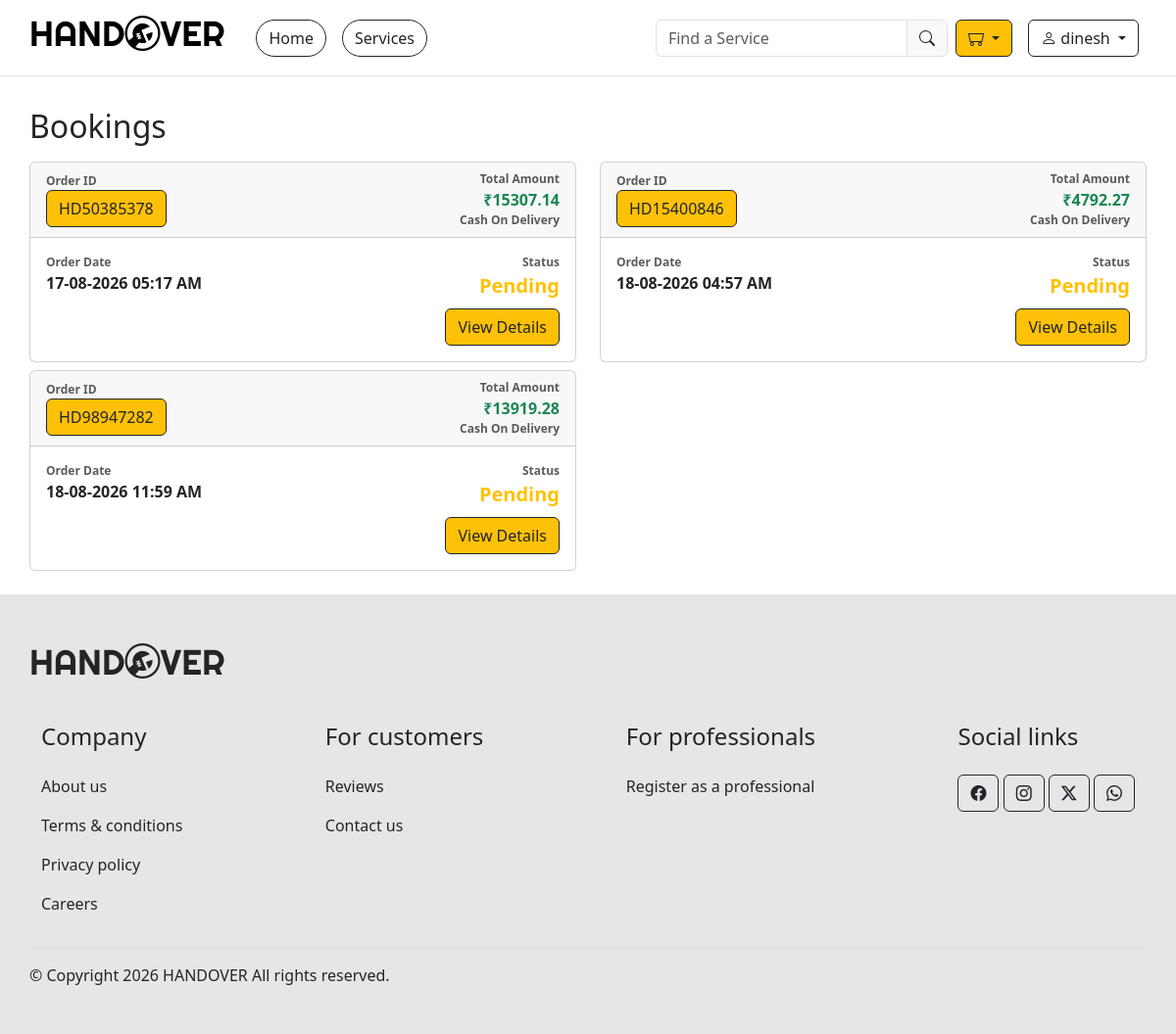
The app's page /user-bookings/ (signed in), older data.
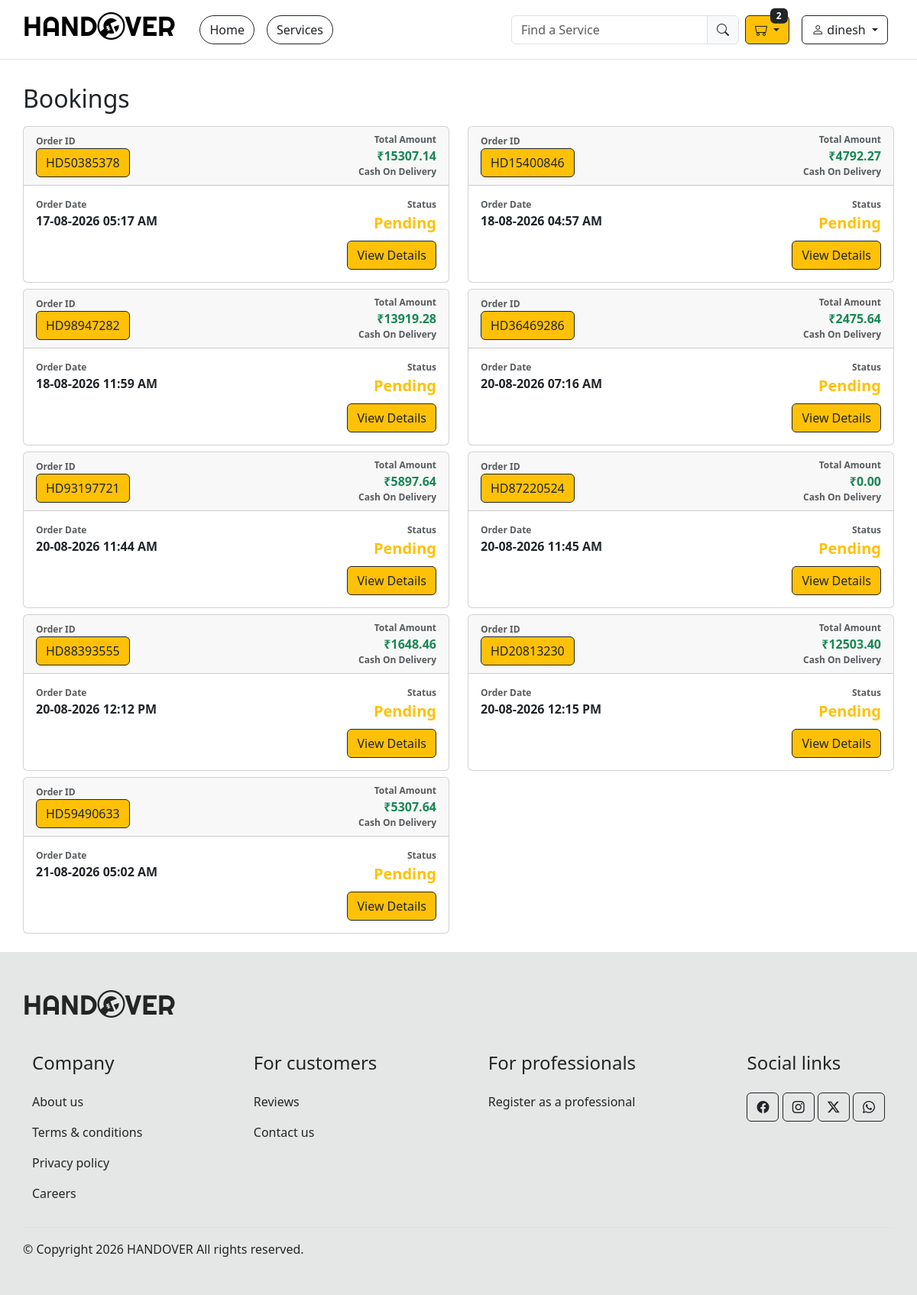
The same page, newer data.
### HANDOVER/models.py (models this page shows, shortened)
class Order(models.Model):
    user = models.ForeignKey(
            User,
            on_delete = models.CASCADE
        )
    fullname = models.CharField(max_length = 150)
    email = models.EmailField(max_length = 150)
    phone = models.CharField(max_length=10)
    street1 = models.CharField(max_length=150)
    street2 = models.CharField(max_length=150, blank=True)
    city = models.CharField(max_length=150)
    state = models.CharField(max_length=150)
    country = models.CharField(max_length=150, default='India')
    zipcode = models.CharField(max_length=10)
    actual_price = models.DecimalField(decimal_places=2, max_digits=10, null=False, default=0.00)
    subtotal = models.DecimalField(decimal_places=2, max_digits=10, null=False, default=0.00)
    gst = models.DecimalField(decimal_places=2, max_digits=10, null=False, default=0.00)
    total_price = models.DecimalField(decimal_places=2, max_digits=10, null=False)
    payment_modes = (
        ('Cash On Delivery', 'Cash On Delivery'),
        ('UPI', 'UPI'),
        ('Internet Banking', 'Internet Banking'),
        ('Debit Card', 'Debit Card'),
        ('Credit Card', 'Credit Card'),
    )
    payment_mode = models.CharField(max_length=150, choices=payment_modes, default = 'Cash On Delivery')
    payment_id = models.CharField(max_length=250, null =True)
    order_statuses = (
        ('Pending','Pending'),
        ('Confirmed','Confirmed'),
        ('Cancelled','Cancelled'),
        ('On Service','On Service'),
        ('Completed','Completed'),
    )
    status = models.CharField(max_length=150,choices=order_statuses, default='Pending')
    message = models.TextField(null=True)
    tracking_no = models.CharField(max_length=10, unique=True)
    created_at = models.DateTimeField(auto_now_add=True)
    updated_at = models.DateTimeField(auto_now=True)

### HANDOVER/views.py (the view)
# urls.py: path('user-bookings/', views.user_bookings, name='user_bookings'),
@login_required(login_url='user_login')
def user_bookings(request):
    orders = Order.objects.filter(user = request.user)
    context ={
        'orders': orders
    }
    return render(request, 'user-bookings.html', context)

### HANDOVER/context_processors.py (called while the page is built)
def cart_data(request):
    if request.user.is_authenticated:
        cart_items = Cart.objects.filter(user=request.user)
    else:
        cart_items = Cart.objects.none()
    return {
        "cart_count": cart_items.count(),
        "mini_cart": cart_items,
    }

### HANDOVER/models.py (called while the page is built)
    @property
    def is_under_hour(self):
        return int(self.duration.total_seconds()) <= 3600

    @property
    def duration_text(self):
        total_minutes = int(self.duration.total_seconds() // 60)
        hours = total_minutes // 60
        days = hours // 24
        minutes = total_minutes % 60
        if days:
            if days > 1:
                return f'{days} days'
            else:
                return f'{days} day'
        elif hours:
            if hours > 1:
                return f'{hours} hrs'
            else:
                return f'{hours} hr'
        elif minutes:
            if minutes > 1:
                return f'{minutes} mins'
            else:
                return f'{minutes} min'

### template/user-bookings.html
{% extends 'base/base.html' %}
{% load static %}
{% block main %}
<h2 class="my-3">Bookings</h2>
<div class="row">
    {% if orders %}
    {% for order in orders %}
    <div class="col-12 col-lg-6">
    <div class="card mb-2">
        <div class="card-header d-flex justify-content-between">
            <div class="d-flex flex-column justify-content-center">
                <span class="text-muted fw-bold" style="font-size: 12px;">Order ID</span>
                <a href="#" class="btn btn-warning btn-outline-dark">{{order.tracking_no}}</a>
            </div>
            <div class="d-flex flex-column align-items-end justify-content-center">
                <span class="text-muted fw-bold" style="font-size: 12px;">Total Amount</span>
                <span class="fw-bold fs-6 text-success">₹{{order.total_price}}</span>
                <span class="text-muted fw-bold" style="font-size: 12px;">{{order.payment_mode}}</span>
            </div>
        </div>
        <div class="card-body">
            <div class="card-text d-flex justify-content-between">
                <div class="d-flex flex-column">
                    <span class="text-muted fw-bold" style="font-size: 12px;">Order Date</span>
                    <span class="fw-bold">{{order.created_at|date:'d-m-Y h:i A'}}</span>
                </div>
                <div class="d-flex flex-column align-items-end">
                    <span class="text-muted fw-bold" style="font-size: 12px;">Status</span>
                    <span class="fw-bold fs-5 mb-2
                    {% if order.status == 'Pending' %}
                    text-warning
                    {% elif order.status == 'Confirmed' %}
                    text-success
                    {% elif order.status == 'Cancelled' %}
                    text-danger
                    {% elif order.status == 'On Service' %}
                    text-warning
                    {% elif order.status == 'Completed' %}
                    text-success
                    {% endif %}
                    ">{{order.status}}</span>
                    <a href="{% url 'booking_details' tracking_no=order.tracking_no  %}" class="btn btn-warning btn-outline-dark">View Details</a>
                </div>
            </div>
        </div>
    </div>
    </div>
    {% endfor %}
    {% else %}
    <h5>No Orders placed</h5>
    {% endif %}
</div>
{% endblock %}

### template/base/base.html (shortened to what this page needs)
{% load static %}
<!DOCTYPE html>
<html lang="en">
<head>
    <link rel="stylesheet" href="{% static 'css/style.css' %}">
    <link rel="stylesheet" href="https://cdn.jsdelivr.net/npm/bootstrap-icons@1.13.1/font/bootstrap-icons.min.css">
    <link href="https://cdn.jsdelivr.net/npm/bootstrap@5.3.8/dist/css/bootstrap.min.css" rel="stylesheet">
    <link rel="stylesheet" href="//cdn.jsdelivr.net/npm/alertifyjs@1.14.0/build/css/alertify.min.css"/>
    <link rel="stylesheet" href="//cdn.jsdelivr.net/npm/alertifyjs@1.14.0/build/css/themes/default.min.css"/>
</head>
<body>
    <header class="border-bottom">
        <nav class="navbar navbar-expand gap-2 container align-items-center justify-content-between">
            <h1><a href="{% url 'home' %}" class="navbar-brand d-none d-md-block">HAND<i class="bi bi-wrench-adjustable-circle"></i>VER</a></h1>
            <ul class="navbar-nav ">
                <li class="nav-item"><a href="{% url 'home' %}" class="nav-link"><button class="btn rounded-pill btn-outline-dark">Home</button></a></li>
                <li class="nav-item"><a href="{% url 'services' %}" class="nav-link"><button class="btn rounded-pill btn-outline-dark">Services</button></a></li>
            </ul>
            <ul class="navbar-nav ms-auto align-items-center">
                <div class="input-group">
                    <input type="text" name="search" id="search" class="form-control " placeholder="Find a Service">
                    <span class="input-group-text"><i class="bi bi-search"></i></span>
                </div>
                <li class="nav-item dropdown text-nowrap justify-content-center">
                    <a href="#" class="nav-link " data-bs-toggle="dropdown">
                        <button class="btn rounded btn-warning btn-outline-dark dropdown-toggle position-relative " >
                            <i class="bi bi-minecart"></i>
                            {% if cart_count > 0 %}
                                <span class="badge bg-dark position-absolute top-0 translate-middle-y" id="cart-count">
                                    {{cart_count}}
                                </span>
                            {% else %}
                                <span class="badge d-none bg-dark position-absolute top-0 translate-middle-y" id="cart-count">
                                    {{cart_count}}
                                </span>
                            {% endif %}
                        </button>
                    </a>
                </li>
                <li class="nav-item dropdown text-nowrap justify-content-center">
                    <a href="#" class="nav-link " data-bs-toggle="dropdown">
                        <button class="btn rounded btn-outline-dark dropdown-toggle " >
                            {% if request.user.is_authenticated %}
                            <i class="bi bi-person"></i>
                            <span>{{request.user}}</span>
                            {% else %}
                            <i class="bi bi-person"></i>
                            {% endif %}
                        </button>
                    </a>
                </li>
            </ul>
        </nav>
    </header>
    <main class="container p-0 py-3">
        {% block main %}
        {% endblock %}
    </main>
    <footer class="footer pt-5 py-3">
        <div class="container p-0 ">
            <p class="h1 navbar-brand pb-3">HAND<i class="bi bi-wrench-adjustable-circle"></i>VER</p>
            <div class="d-flex flex-column flex-lg-row justify-content-between border-bottom py-3 container">
                <div>
                    <h4 class="pb-3">Company</h4>
                    <p><a href="#" class="nav-link">About us</a></p>
                    <p><a href="#" class="nav-link">Terms & conditions</a></p>
                    <p><a href="#" class="nav-link">Privacy policy</a></p>
                    <p><a href="#" class="nav-link">Careers</a></p>
                </div>
                <div>
                    <h4 class="pb-3">For customers</h4>
                    <p><a href="#" class="nav-link">Reviews</a></p>
                    <p><a href="#" class="nav-link">Contact us</a></p>
                </div>
                <div>
                    <h4 class="pb-3">For professionals</h4>
                    <p><a href="#" class="nav-link">Register as a professional</a></p>
                </div>
                <div>
                    <h4 class="pb-3">Social links</h4>
                    <button class="btn btn-outline-dark rounded"><i class="bi bi-facebook"></i></button>
                    <button class="btn btn-outline-dark rounded"><i class="bi bi-instagram"></i></button>
                    <button class="btn btn-outline-dark rounded"><i class="bi bi-twitter-x"></i></button>
                    <button class="btn btn-outline-dark rounded"><i class="bi bi-whatsapp"></i></button>
                </div>
            </div>
            <p class="py-3">
                &copy; Copyright 2026 HANDOVER All rights reserved.
            </p>
        </div>
    </footer>
</body>
</html>

### static/css/style.css (style rules this page uses)
.navbar-brand { font-family: Righteous !important; font-size: 36px !important; }
.footer { background-color: #e5e7e6; color: #242424; }

Row changes from the older to the newer data that the page shows:
added Order: tracking_no "HD36469286", total_price "2475.64", payment_mode "Cash On Delivery", created_at "20-08-2026 07:16 AM", status "Pending"
added Order: tracking_no "HD93197721", total_price "5897.64", payment_mode "Cash On Delivery", created_at "20-08-2026 11:44 AM", status "Pending"
added Order: tracking_no "HD87220524", total_price "0.00", payment_mode "Cash On Delivery", created_at "20-08-2026 11:45 AM", status "Pending"
added Order: tracking_no "HD88393555", total_price "1648.46", payment_mode "Cash On Delivery", created_at "20-08-2026 12:12 PM", status "Pending"
added Order: tracking_no "HD20813230", total_price "12503.40", payment_mode "Cash On Delivery", created_at "20-08-2026 12:15 PM", status "Pending"
added Order: tracking_no "HD59490633", total_price "5307.64", payment_mode "Cash On Delivery", created_at "21-08-2026 05:02 AM", status "Pending"
Text that changed along with them:
{{ cart_count }}: (not shown) → "2"
